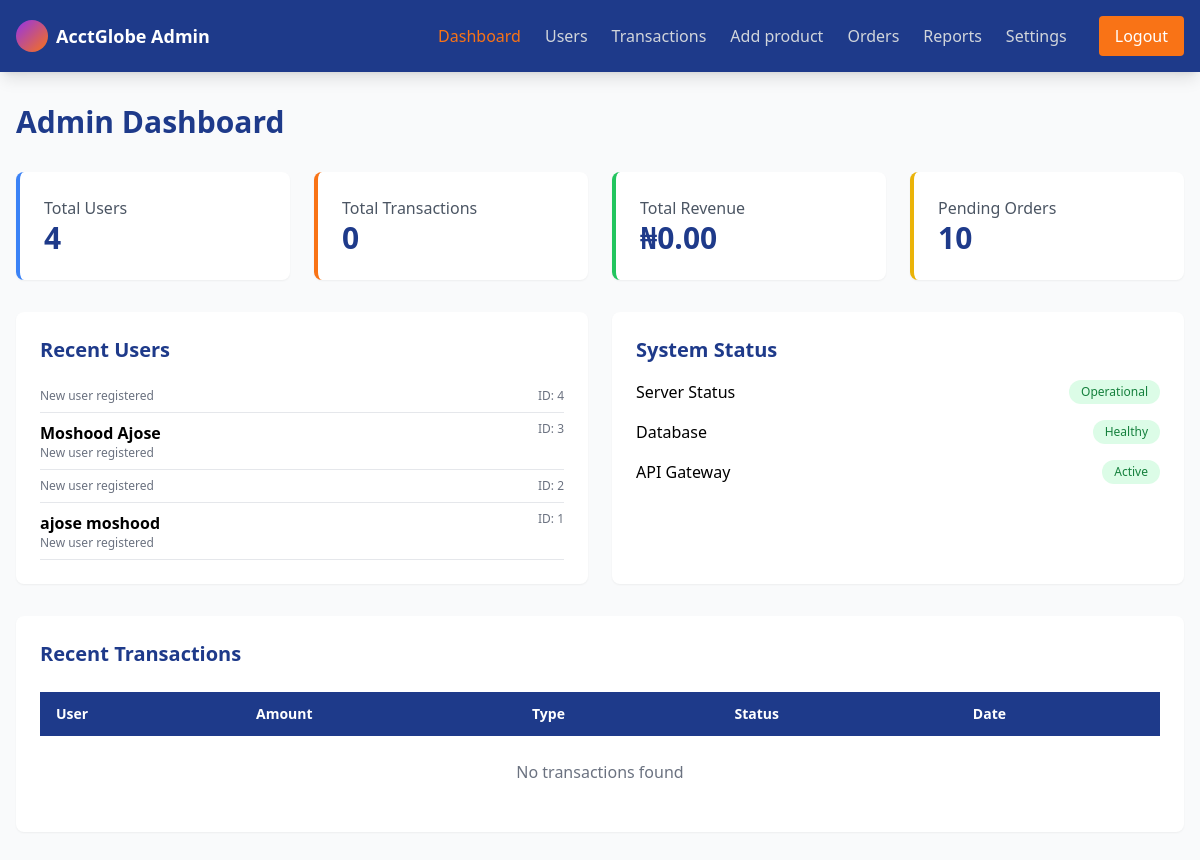
/admin/index.php (signed in), run on the app's committed database.
### tables this page shows
CREATE TABLE `users` (
  `id` bigint UNSIGNED NOT NULL,
  `full_name` varchar(255) NOT NULL,
  `email` varchar(255) NOT NULL,
  `password_hash` varchar(255) NOT NULL,
  `role` enum('user','admin') NOT NULL DEFAULT 'user',
  `is_verified` tinyint(1) NOT NULL DEFAULT '0',
  `verification_token` varchar(255) DEFAULT NULL,
  `reset_token` varchar(255) DEFAULT NULL,
  `created_at` timestamp NULL DEFAULT CURRENT_TIMESTAMP,
  `username` varchar(255) DEFAULT NULL,
  `mobile_code` varchar(10) DEFAULT NULL,
  `mobile` varchar(20) DEFAULT NULL,
  `country` varchar(100) DEFAULT NULL,
  `verify_token` text,
  `first_name` varchar(255) DEFAULT NULL,
  `last_name` varchar(255) DEFAULT NULL,
  `address` varchar(255) DEFAULT NULL,
  `state` varchar(100) DEFAULT NULL,
  `zip_code` varchar(20) DEFAULT NULL,
  `city` varchar(100) DEFAULT NULL,
  `balance` decimal(15,2) NOT NULL DEFAULT '0.00',
  `referral_earnings` decimal(12,2) NOT NULL DEFAULT '0.00',
  `pending_earnings` decimal(12,2) NOT NULL DEFAULT '0.00',
  `withdrawn_amount` decimal(12,2) NOT NULL DEFAULT '0.00'
);

### admin/index.php (the view, shortened to what this page needs)
<?php
require_once "../db/db.php";
try {
    $stmt = $pdo->query("SELECT COUNT(*) FROM users");
    $totalUsers = $stmt->fetchColumn();
    $stmt = $pdo->query("SELECT COUNT(*) FROM transactions");
    $totalTransactions = $stmt->fetchColumn();
    $stmt = $pdo->query("SELECT SUM(amount) FROM transactions WHERE status = 'completed'");
    $totalRevenue = $stmt->fetchColumn() ?? 0;
    $stmt = $pdo->query("SELECT COUNT(*) FROM orders WHERE status = 'pending'");
    $pendingOrders = $stmt->fetchColumn();
    $stmt = $pdo->query("
        SELECT t.*, u.first_name, u.last_name
        FROM transactions t
        JOIN users u ON u.id = t.user_id
        ORDER BY t.id DESC
        LIMIT 6
    ");
    $recentTransactions = $stmt->fetchAll(PDO::FETCH_ASSOC);
    $stmt = $pdo->query("SELECT * FROM users ORDER BY id DESC LIMIT 6");
    $recentUsers = $stmt->fetchAll(PDO::FETCH_ASSOC);
} catch (Exception $e) {
    set_flash("error", "Error loading dashboard data.");
    $totalUsers = $totalTransactions = $totalRevenue = $pendingOrders = 0;
    $recentTransactions = $recentUsers = [];
}
?>
<!DOCTYPE html>
<html lang="en">
<head>
    <script src="https://cdn.tailwindcss.com"></script>
</head>
<body class="bg-gray-50">
    <nav class="bg-blue-900 shadow-lg">
        <div class="max-w-7xl mx-auto px-4 py-4 flex items-center justify-between">
            <div class="flex items-center gap-2">
                <div class="w-8 h-8 bg-gradient-to-br from-purple-600 to-orange-500 rounded-full"></div>
                <span class="text-white font-bold text-lg">AcctGlobe Admin</span>
            </div>
            <div class="hidden md:flex items-center gap-8">
            <div class="hidden md:flex items-center gap-6">
                <a href="index.php" class="text-orange-500 font-medium">Dashboard</a>
                <a href="admin-users.php" class="text-gray-300 hover:text-orange-500">Users</a>
                <a href="admin-transactions.php" class="text-gray-300 hover:text-orange-500">Transactions</a>
                 <a href="manage-products.php" class="text-gray-300 hover:text-orange-500">Add product</a>
                <a href="admin-orders.php" class="text-gray-300 hover:text-orange-500">Orders</a>
                <a href="admin-reports.php" class="text-gray-300 hover:text-orange-500">Reports</a>
                <a href="admin-settings.php" class="text-gray-300 hover:text-orange-500">Settings</a>
            </div>
            <a href="logout.php" class="bg-orange-500 text-white px-4 py-2 rounded hover:bg-orange-600">Logout</a>
        </div>
    </nav>
    <div class="max-w-7xl mx-auto px-4 py-8">
        <h1 class="text-3xl font-bold text-blue-900 mb-8">Admin Dashboard</h1>
        <div class="grid grid-cols-1 md:grid-cols-2 lg:grid-cols-4 gap-6 mb-8">
            <div class="bg-white shadow-sm border-l-4 border-blue-500 rounded-lg p-6">
                <p class="text-gray-600">Total Users</p>
                <h3 class="text-3xl text-blue-900 font-bold"><?= number_format($totalUsers) ?></h3>
            </div>
            <div class="bg-white shadow-sm border-l-4 border-orange-500 rounded-lg p-6">
                <p class="text-gray-600">Total Transactions</p>
                <h3 class="text-3xl text-blue-900 font-bold"><?= number_format($totalTransactions) ?></h3>
            </div>
            <div class="bg-white shadow-sm border-l-4 border-green-500 rounded-lg p-6">
                <p class="text-gray-600">Total Revenue</p>
                <h3 class="text-3xl text-blue-900 font-bold">₦<?= number_format($totalRevenue, 2) ?></h3>
            </div>
            <div class="bg-white shadow-sm border-l-4 border-yellow-500 rounded-lg p-6">
                <p class="text-gray-600">Pending Orders</p>
                <h3 class="text-3xl text-blue-900 font-bold"><?= number_format($pendingOrders) ?></h3>
            </div>
        </div>
        <div class="grid grid-cols-1 lg:grid-cols-2 gap-6 mb-8">
            <div class="bg-white p-6 rounded-lg shadow-sm">
                <h2 class="text-xl font-bold text-blue-900 mb-4">Recent Users</h2>
                <?php foreach ($recentUsers as $u): ?>
                    <div class="flex justify-between py-2 border-b border-gray-200">
                        <div>
                            <p class="font-semibold"><?= htmlspecialchars($u['first_name'] . " " . $u['last_name']) ?></p>
                            <p class="text-xs text-gray-500">New user registered</p>
                        </div>
                        <span class="text-xs text-gray-500">ID: <?= $u['id'] ?></span>
                    </div>
                <?php endforeach; ?>
            </div>
            <div class="bg-white p-6 rounded-lg shadow-sm">
                <h2 class="text-xl font-bold text-blue-900 mb-4">System Status</h2>
                <div class="space-y-4">
                    <div class="flex justify-between">
                        <span>Server Status</span>
                        <span class="bg-green-100 text-green-700 px-3 py-1 rounded-full text-xs">Operational</span>
                    </div>
                    <div class="flex justify-between">
                        <span>Database</span>
                        <span class="bg-green-100 text-green-700 px-3 py-1 rounded-full text-xs">Healthy</span>
                    </div>
                    <div class="flex justify-between">
                        <span>API Gateway</span>
                        <span class="bg-green-100 text-green-700 px-3 py-1 rounded-full text-xs">Active</span>
                    </div>
                </div>
            </div>
        </div>
        <div class="bg-white p-6 rounded-lg shadow-sm">
            <h2 class="text-xl font-bold text-blue-900 mb-6">Recent Transactions</h2>
            <div class="overflow-x-auto">
                <table class="w-full">
                    <thead class="bg-blue-900 text-white">
                        <tr>
                            <th class="px-4 py-3 text-left text-sm">User</th>
                            <th class="px-4 py-3 text-left text-sm">Amount</th>
                            <th class="px-4 py-3 text-left text-sm">Type</th>
                            <th class="px-4 py-3 text-left text-sm">Status</th>
                            <th class="px-4 py-3 text-left text-sm">Date</th>
                        </tr>
                    </thead>
                    <tbody>
                        <?php if (empty($recentTransactions)): ?>
                            <tr><td colspan="5" class="text-center py-6 text-gray-500">No transactions found</td></tr>
                        <?php endif; ?>
                    </tbody>
                </table>
            </div>
        </div>
    </div>
</body>
</html>

### data on the page
users: id "4"
users: first_name+last_name "Moshood Ajose", id "3"
users: id "2"
users: first_name+last_name "ajose moshood", id "1"

### other printed values
$totalUsers "4"
$totalTransactions "0"
$totalRevenue "0.00"
$pendingOrders "10"
